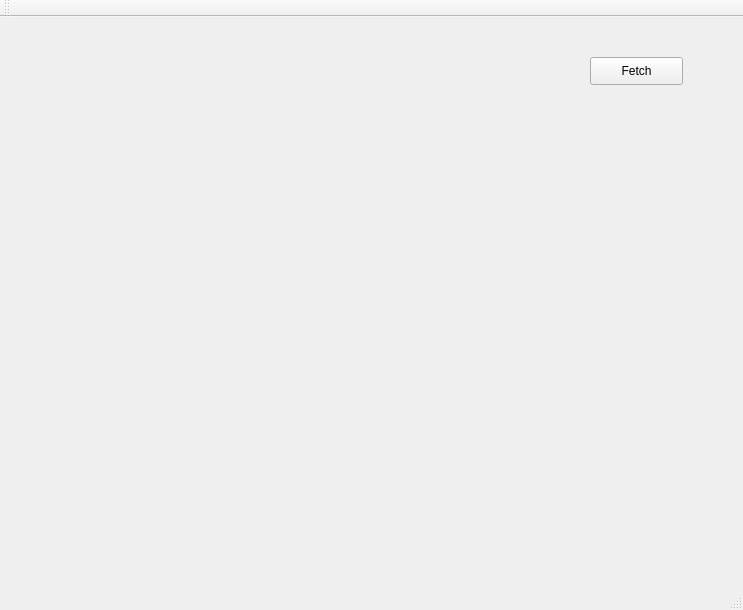
<?xml version="1.0" encoding="UTF-8"?>
<ui version="4.0">
 <class>MainWindow</class>
 <widget class="QMainWindow" name="MainWindow">
  <property name="geometry">
   <rect>
    <x>0</x>
    <y>0</y>
    <width>743</width>
    <height>610</height>
   </rect>
  </property>
  <property name="windowTitle">
   <string>MainWindow</string>
  </property>
  <widget class="QWidget" name="centralWidget">
   <widget class="QPushButton" name="pushButton">
    <property name="geometry">
     <rect>
      <x>590</x>
      <y>40</y>
      <width>93</width>
      <height>28</height>
     </rect>
    </property>
    <property name="text">
     <string>Fetch</string>
    </property>
   </widget>
  </widget>
  <widget class="QMenuBar" name="menuBar">
   <property name="geometry">
    <rect>
     <x>0</x>
     <y>0</y>
     <width>743</width>
     <height>26</height>
    </rect>
   </property>
  </widget>
  <widget class="QToolBar" name="mainToolBar">
   <attribute name="toolBarArea">
    <enum>TopToolBarArea</enum>
   </attribute>
   <attribute name="toolBarBreak">
    <bool>false</bool>
   </attribute>
  </widget>
  <widget class="QStatusBar" name="statusBar"/>
 </widget>
 <layoutdefault spacing="6" margin="11"/>
 <resources/>
 <connections/>
</ui>
